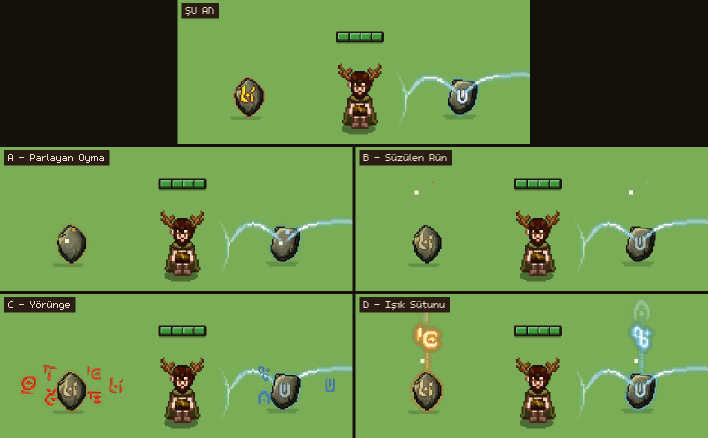
#> input picture tools/proto_20261111/shaman_run/out/karsilastirma.gif, 1416 x 876 px, given in place of sag_A_00.png, which was not available (shown at 1/2 size)
$ python ates_topu_gif.py
#> lines starting #> are read from the running program, lines starting #| are printed output that depends on the picture
# Ateş Asası ateş topu prototipleri: ates_topu_capture.gd karelerinden 2x2 karşılaştırma GIF'i + durağan özet (2026-11-12).
# Çalıştır: python -I tools/proto_20261112/ates_topu/ates_topu_gif.py
import os, json
from PIL import Image, ImageDraw, ImageFont

HERE = os.path.dirname(os.path.abspath(__file__))
SRC = os.path.join(HERE, "out", "oyun")
OUT = os.path.join(HERE, "out")
CODES = ["A", "B", "C", "D"]
LABELS = {"A": "A  Kor Topu", "B": "B  Kuyruklu Kor", "C": "C  Dönen Kor", "D": "D  Kor Taşı"}
HDR = 40
GAP = 6
NF = 70
SCALE = 0.75


def font(sz):
#> called with sz = 26
    for p in (r"C:\Windows\Fonts\segoeuib.ttf", r"C:\Windows\Fonts\arialbd.ttf"):
        if os.path.exists(p):
            return ImageFont.truetype(p, sz)
    return ImageFont.load_default()


F_HDR = font(26)


def panel(im, label):
#> called with label = 'A  Kor Topu'
    im = im.convert("RGB")
#> im is the input picture: PIL image 1416x876 RGB; mean R, G, B 100.5, 135.9, 70
    im = im.resize((int(im.width * SCALE), int(im.height * SCALE)), Image.NEAREST)
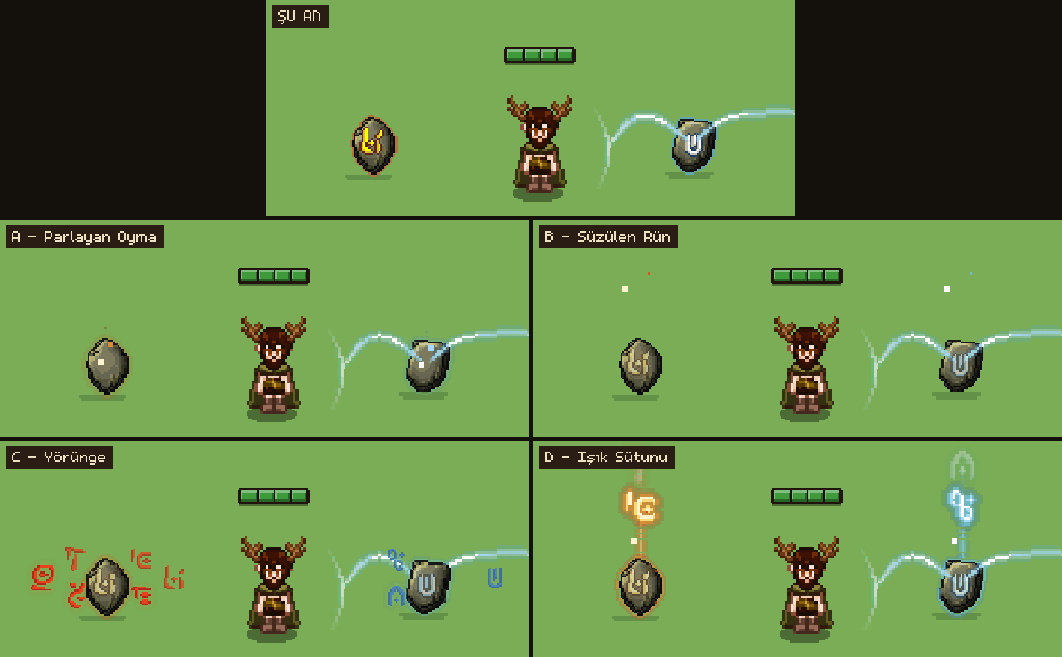
#> im: PIL image 1062x657 RGB; mean R, G, B 100.8, 136.2, 70.2
    p = Image.new("RGB", (im.width, im.height + HDR), (20, 14, 10))
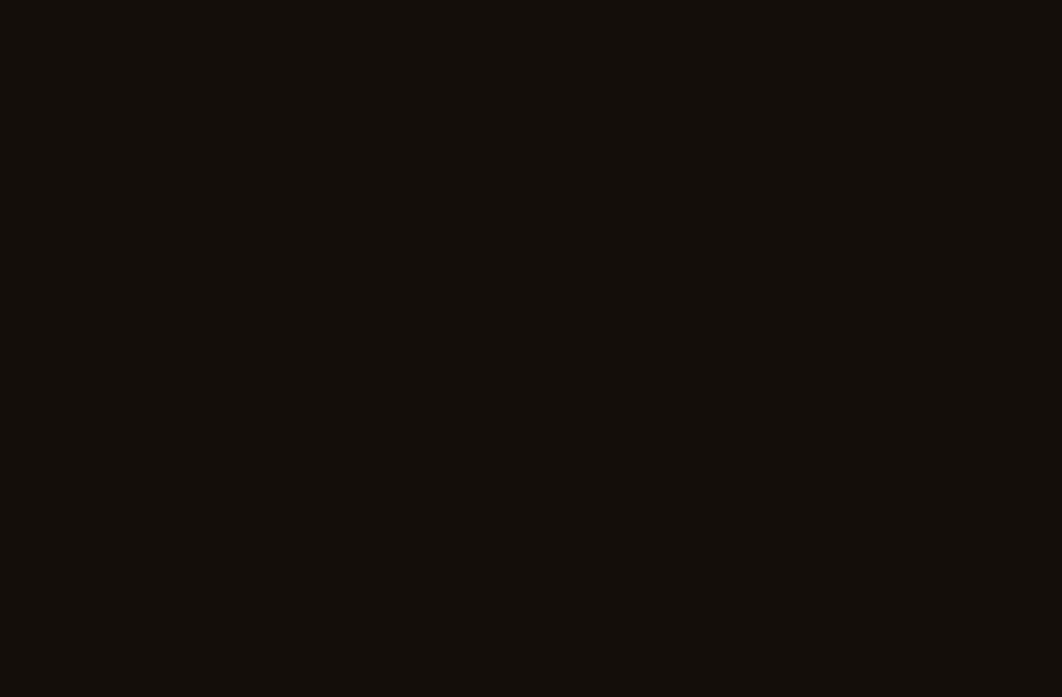
#> p: PIL image 1062x697 RGB; mean R, G, B 20, 14, 10
    p.paste(im, (0, HDR))
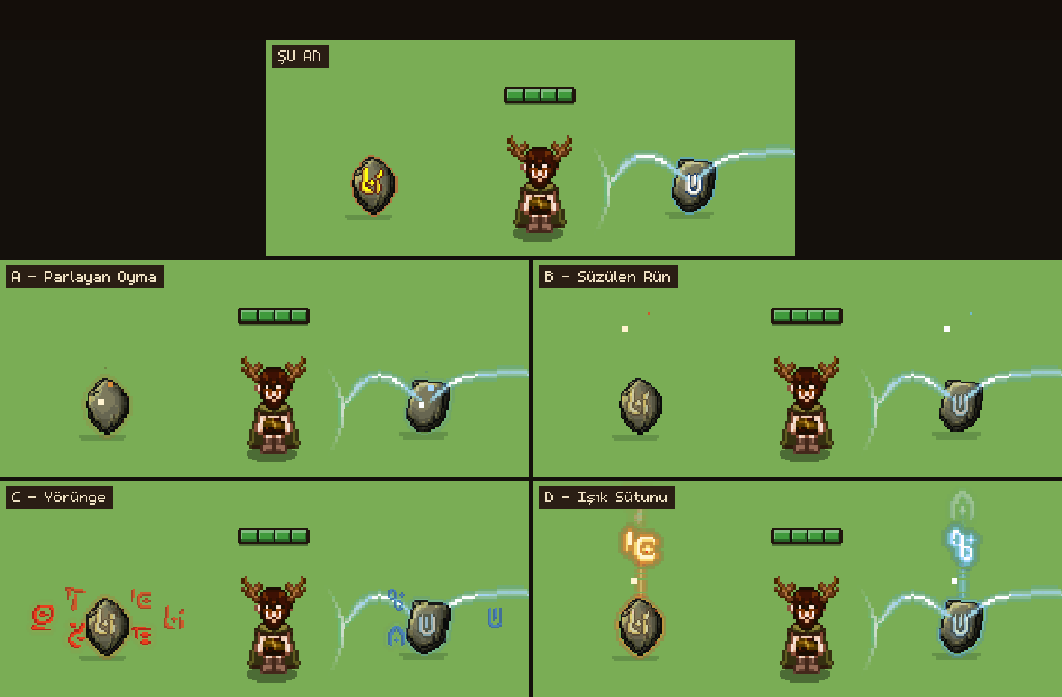
#> p: PIL image 1062x697 RGB; mean R, G, B 96.2, 129.2, 66.7
    ImageDraw.Draw(p).text((12, 6), label, fill=(255, 226, 160), font=F_HDR)
    return p


def grid(i):
    tiles = [panel(Image.open(os.path.join(SRC, "sag_%s_%02d.png" % (c, i))), LABELS[c]) for c in CODES]
    w, h = tiles[0].size
    g = Image.new("RGB", (w * 2 + GAP, h * 2 + GAP), (8, 6, 4))
    for k, t in enumerate(tiles):
        g.paste(t, ((k % 2) * (w + GAP), (k // 2) * (h + GAP)))
    return g


def main():
    frames = [grid(i) for i in range(NF)]
    # durağan özet: her kod için top / vuruş / alevlenme anları yan yana
    picks = [6, 12, 26, 30]
    rows = []
    for c in CODES:
        row = [Image.open(os.path.join(SRC, "sag_%s_%02d.png" % (c, i))).convert("RGB") for i in picks]
        w, h = row[0].size
        r = Image.new("RGB", (w * len(row), h + HDR), (20, 14, 10))
        for k, im in enumerate(row):
            r.paste(im, (k * w, HDR))
        ImageDraw.Draw(r).text((12, 6), LABELS[c], fill=(255, 226, 160), font=F_HDR)
        rows.append(r.resize((r.width // 2, r.height // 2), Image.LANCZOS))
    s = Image.new("RGB", (rows[0].width, sum(r.height for r in rows)), (8, 6, 4))
    y = 0
    for r in rows:
        s.paste(r, (0, y))
        y += r.height
    s.save(os.path.join(OUT, "ozet.png"))
    pal = frames[20].quantize(colors=255, method=Image.Quantize.MEDIANCUT)
    q = [f.quantize(palette=pal, dither=Image.Dither.NONE) for f in frames]
    path = os.path.join(OUT, "karsilastirma.gif")
    tm = json.load(open(os.path.join(SRC, "zamanlar.json"), encoding="utf-8"))
    spans = [tm["sag_" + c][-1] / (NF - 1) for c in CODES]
    dur = int(round(sum(spans) / len(spans) / 10.0)) * 10
    q[0].save(path, save_all=True, append_images=q[1:], duration=dur, loop=0, optimize=False)
    print(path, frames[0].size, dur, "ms/kare", "%.1f MB" % (os.path.getsize(path) / 1e6))


if __name__ == "__main__":
#> (the run stopped early here; a loop or call above may not have finished)
